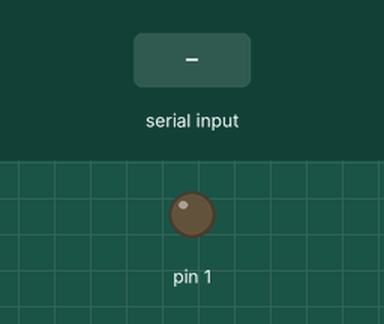
This sketch was run on a simulated Arduino Uno, built with avr-gcc and run on an emulated ATmega328P. On the bench: output pins drawn as LEDs (lit = HIGH). The test bench sets the inputs (shaded band).

Above: at 1.2 s.
1.3 s: "Z" received over the second serial link
Timing chart, 0 to 4.3 s (numbered marks = the images above; inputs shaded):
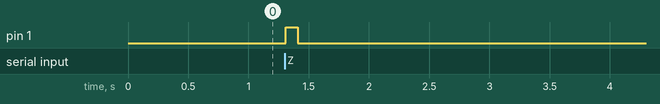

Measured:
- after the input at 1.3 s, pin 1: LOW → HIGH at once, → LOW 0.10 s later

The sketch:

ScaleTare.ino
```cpp
#include <SoftwareSerial.h>
#define RX    3   // *** D3, Pin 2
#define TX    4   // *** D4, Pin 3
SoftwareSerial Serial(RX, TX);

String str;
char c;

void setup(){
  pinMode(1, OUTPUT);
  Serial.begin(9600);
}

void loop(){
  if(Serial.available() > 0){

    while(Serial.available() > 0){
      c = Serial.read();
      str += c;
      delay(10);
      }

    if(str == "Z"){
      digitalWrite(1, HIGH); // sets the digital pin 13 on
      delay(100);            // waits for a second
      digitalWrite(1, LOW);  // sets the digital pin 13 off
      }

    str = "";
  }
}
```
